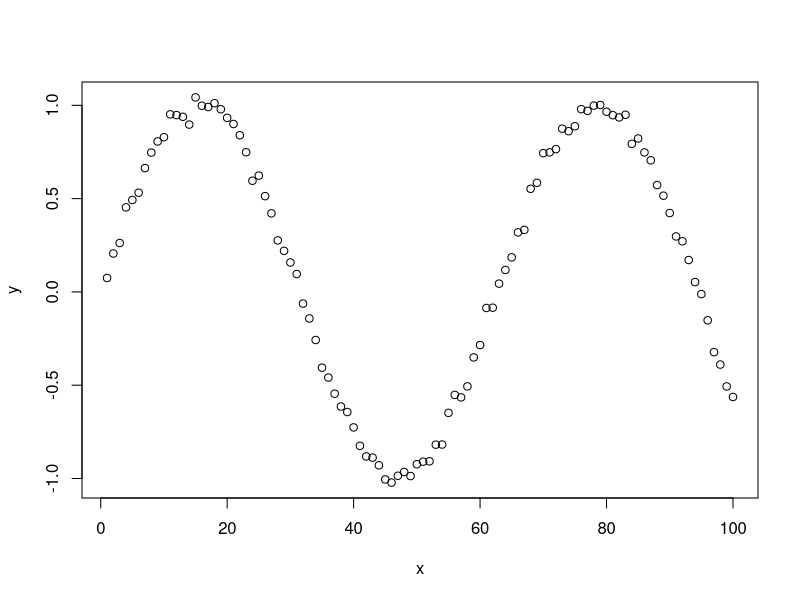
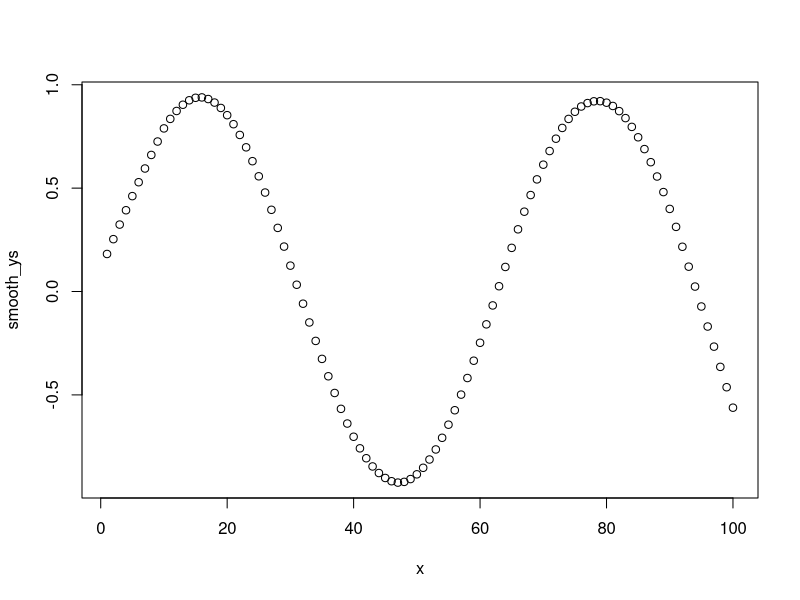
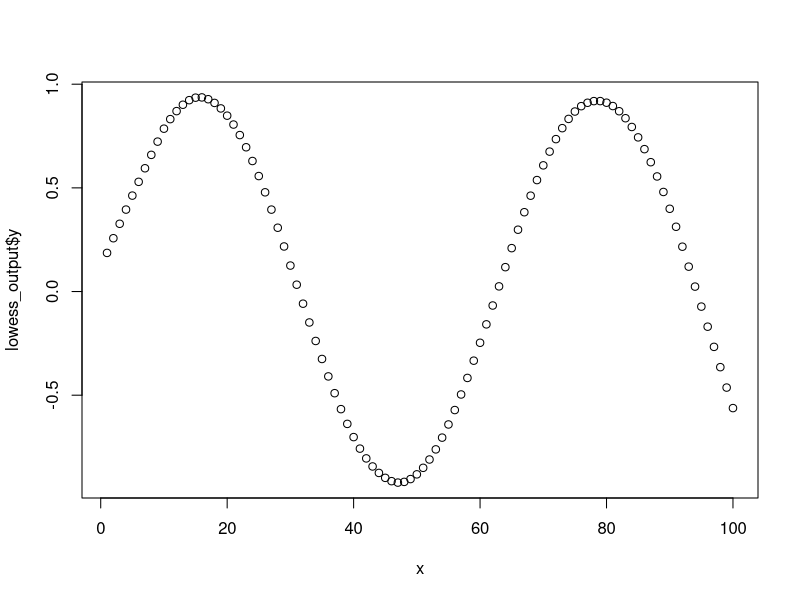

These figures' R source, in order:
## ---- chunk 1
set.seed(1)
x <- 1:100
y <- sin(x/10) + rnorm(100, 0, 0.2^2)
head(y)
## ---- chunk 2
plot(x, y)
## ---- chunk 3
customLowess <- function(x, y, f){
# A function that implements the LOWESS algorithm and returns smoothed values.
# 
# Args:
#   x (numeric vector) - the x values in the data set
#   y (numeric vector) - the y values in the data set
#   f (numeric) - the spac of the smoothing where 0<f<1
# 
# Return:
#   y (numeric vector) - the smoothed y values
  
  # Span
  k <- floor(f*length(x)) # computing the number of neighbouring points used for smoothing

  smoothened_ys <- numeric(length(x))
  
  for (i in 1:length(x)) {
    # Computing weights
    current_x <- x[i]
    distances <- abs(x - current_x)
    all_values <- cbind(x, distances, y)
    sorted_values <- all_values[order(all_values[,2]),]
    k_neighbours <- sorted_values[1:k,]
    d_max <- k_neighbours[k,2]
    weights <- (1-(k_neighbours[,2]/d_max)^3)^3
    
    # Weighted Regression
    W = diag(weights, ncol=k)
    x_neigh <- cbind(1,k_neighbours[,1]) # here, x is a design matrix, meaning that the first column is simply a coulmn on 1s
    y_neigh <- k_neighbours[,3]
    betas <- solve(t(x_neigh) %*% W %*% x_neigh) %*% t(x_neigh) %*% W %*% y_neigh
    smoothened_ys[i] = betas[1,1] + betas[2,1]*current_x
  }
  return(smoothened_ys)
}

smooth_ys <- customLowess(x,y,0.2)
plot(x,smooth_ys)
## ---- chunk 4
lowess_output <- lowess(x, y, 0.2)
plot(x, lowess_output$y)
